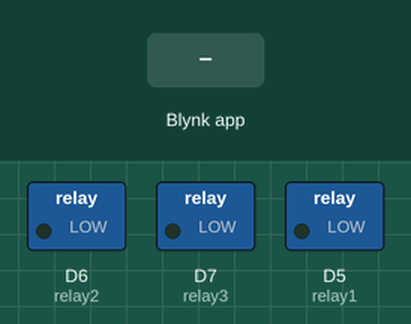
The sketch below on a simulated ESP8266 (NodeMCU). Shown: switched loads named in the sketch (green lamp = pin HIGH). Inputs (shaded band) come from the test bench. WiFi joins after 1.5 s; servers stay silent unless stated; what the sketch prints to the serial monitor is not drawn.

Above: at 3.0 s.
3.1 s: Blynk app writes 1 to V8
At 3.4 s:
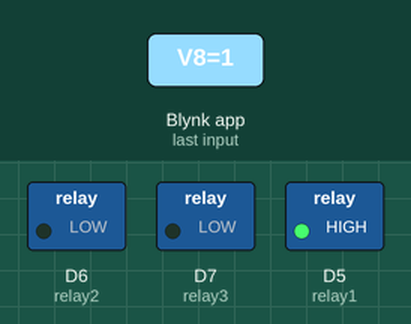
4.6 s: Blynk app writes 1 to V9
At 5.7 s:
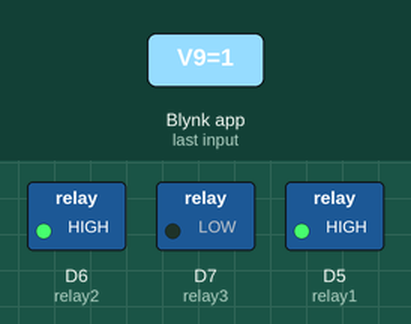
6.1 s: Blynk app writes 0 to V8
At 6.9 s:
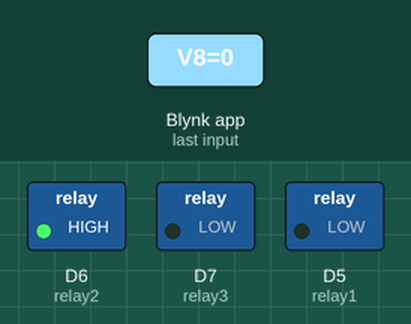
7.6 s: Blynk app writes 1 to V10
At 8.0 s:
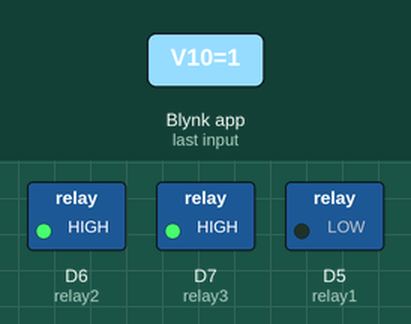
9.1 s: Blynk app writes 0 to V9
At 10.3 s:
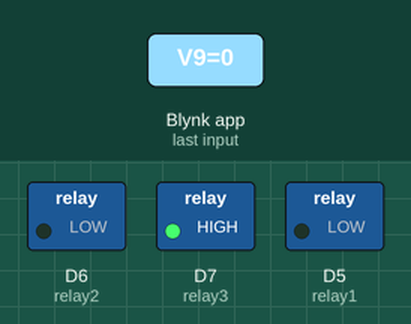
Timing chart, 0 to 12.1 s (numbered marks = the images above; inputs shaded):
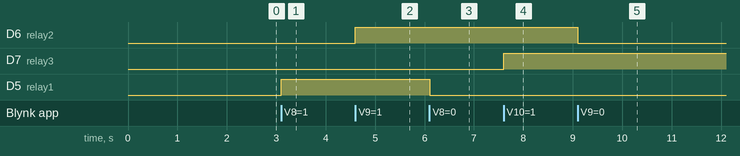

Measured:
- after the input at 3.1 s, D5 (relay1): LOW → HIGH at once
- after the input at 4.6 s, D6 (relay2): LOW → HIGH at once
- after the input at 6.1 s, D5 (relay1): HIGH → LOW at once
- after the input at 7.6 s, D7 (relay3): LOW → HIGH at once
- after the input at 9.1 s, D6 (relay2): HIGH → LOW at once

The sketch:

nodeFinal.ino
```cpp
#include <ESP8266WiFi.h> // เรียกใช้ไลบรารี่สำหรับใช้งาน WIFI
#include <SoftwareSerial.h> // เรียกใช้ไลบรารี่สำหรับใช้งาน SoftwareSerial
SoftwareSerial NodeSerial(D2, D3);
#define BLYNK_PRINT Serial
#include <BlynkSimpleEsp8266.h> // เรียกใช้ไลบรารี่สำหรับใช้งาน Blynk
#define ssid      "Dustkiller" //ตั้งชื่อไวไฟ
#define password  "wifi8266" //ตั้งรหัสผ่านไวไฟ
char auth[] = "S3jJOLXhmo3Pe8cKek0ohR-Ay4XI-6ST"; //ตั้ง auth สำหรับ ใช้งานแอป Blynk
#define relay1 D5 // ประกาศขาสำหรับ relay1
#define relay2 D6 // ประกาศขาสำหรับ relay2
#define relay3 D7 // ประกาศขาสำหรับ relay3
int pm2_5_1;
int pm10_1;
int pm2_5_2;
int pm2_5_3;
float temp;
int humidity;
WidgetLED led1(V5); // ประกาศขาสำหรับ led1 ในแอป blynk
WidgetLED led2(V6); // ประกาศขาสำหรับ led2 ในแอป blynk
WidgetLED led3(V7); // ประกาศขาสำหรับ led3 ในแอป blynk
WidgetLED ledAuto(V12); // ประกาศขาสำหรับ ledAUTO ในแอป blynk
BLYNK_CONNECTED() { // sync การทำงานทุกครั้งที่เปิดใช้งานเครื่อง
  Blynk.syncAll();
}
int btAuto;
BLYNK_WRITE(V11) { //อ่านค่าปุ่ม 1
  btAuto = param.asInt();
}
BLYNK_WRITE(V8) { //อ่านค่าปุ่ม 1
  int bt1 = param.asInt();
  if (btAuto == 0) {
    if (bt1 == 1) {
      led1.on();
      digitalWrite(relay1, 1);
    }
    else {
      led1.off();
      digitalWrite(relay1, 0);
    }
  }
}
BLYNK_WRITE(V9) { //อ่านค่าปุ่ม 2
  int bt2 = param.asInt();
  if (btAuto == 0) {
    if (bt2 == 1) {
      led2.on();
      digitalWrite(relay2, 1);
    }
    else {
      led2.off();
      digitalWrite(relay2, 0);
    }
  }
}
BLYNK_WRITE(V10) { //อ่านค่าปุ่ม 3
  int bt3 = param.asInt();
  if (btAuto == 0) {
    if (bt3 == 1) {
      led3.on();
      digitalWrite(relay3, 1);
    }
    else {
      led3.off();
      digitalWrite(relay3, 0);
    }
  }
}
void setup() {
  pinMode(D2, INPUT);
  pinMode(D3, OUTPUT);
  pinMode(relay1, OUTPUT);
  pinMode(relay2, OUTPUT);
  pinMode(relay3, OUTPUT);
  digitalWrite(relay1, 0);
  digitalWrite(relay2, 0);
  digitalWrite(relay3, 0);
  NodeSerial.begin(4800);
  Serial.begin(9600);
  Serial.println("WiFi connected");
  Serial.println("IP address: ");
  Serial.println(WiFi.localIP());
  Blynk.begin(auth, ssid, password);
}
void loop() {
  while (NodeSerial.available() > 0) {
    pm2_5_1 = NodeSerial.parseInt();
    pm10_1 = NodeSerial.parseInt();
    pm2_5_2 = NodeSerial.parseInt();
    pm2_5_3 = NodeSerial.parseInt();
    temp = NodeSerial.parseFloat();
    humidity = NodeSerial.parseInt();
    if (NodeSerial.read() == '\n') {
      Serial.print(pm2_5_1);
      Serial.print(" : ");
      Serial.print(pm10_1);
      Serial.print(" : ");
      Serial.print(pm2_5_2);
      Serial.print(" : ");
      Serial.print(pm2_5_3);
      Serial.print(" : ");
      Serial.print(temp);
      Serial.print(" : ");
      Serial.println(humidity);
    }
  }
  if (btAuto == 1) {
    if (pm2_5_1 < 10) {
      digitalWrite(relay1, 0);
      digitalWrite(relay2, 0);
      digitalWrite(relay3, 0);
    } else {
      digitalWrite(relay1, 1);
      digitalWrite(relay2, 1);
      digitalWrite(relay3, 1);
    }
  }
  Blynk.virtualWrite(V0, temp);
  Blynk.virtualWrite(V1, humidity);
  Blynk.virtualWrite(V2, pm2_5_1);
  Blynk.virtualWrite(V3, pm2_5_2);
  Blynk.virtualWrite(V4, pm2_5_3);
  Blynk.run();
}
```
